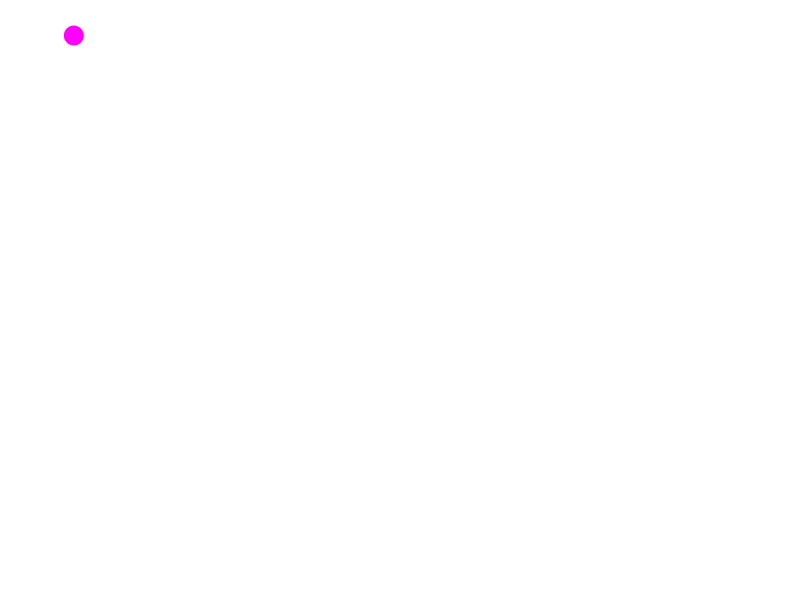
Frame 1 (no input)
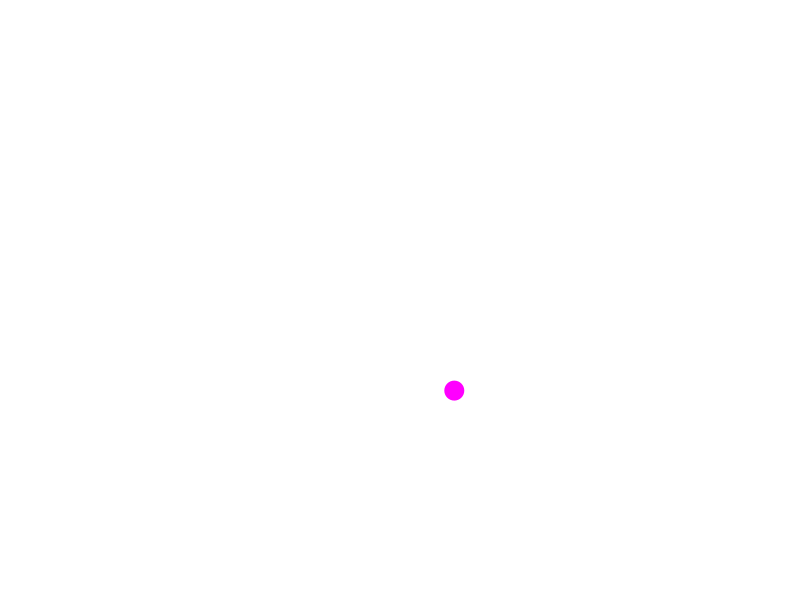
Frame 60 (the mouse pressed at the canvas centre just before this capture)
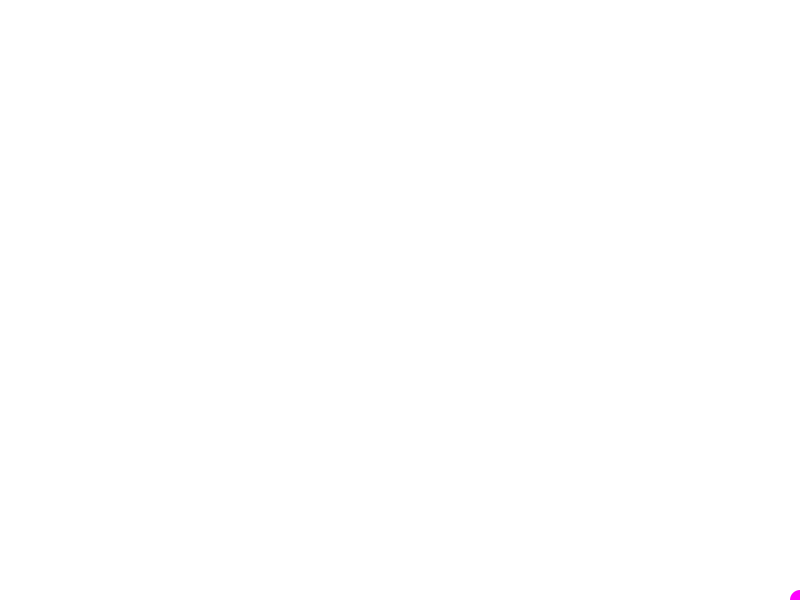
Frame 120 (the mouse held since frame 60 and released just before this capture)

The Processing sketch that drew these frames (run headless with seeded random() and noise(); from frame 60 on, the mouse is pressed at the canvas centre):

// Processing sketch: DontTouchMe
// ── DontTouchMe.pde
Me me = new Me();

void setup() {
  size(800, 600);
}

void draw() {
  //speed = map(mouseX, 0, width, 0, 50);
  background(255);
  me.move();
  me.show();
}
// ── Me.pde
class Me {
  float x = random(0, width);
  float y = random(0, height);
  float xspeed = 0;
  float yspeed = 0;
  float thick = 20;
  
  void move() {
    float xdist = x - mouseX;
    float ydist = y - mouseY;
    float dist = sqrt(sq((xdist)) + sq(ydist));
    float xdir = xdist / abs(xdist);
    float ydir = ydist / abs(ydist);
    
    print(xdist, "\n");
    
    xspeed = map(xdist, 0, width, 10, 0);
    yspeed = map(ydist, 0, height, 10, 0);
    x = x + xspeed * xdir;
    y = y + yspeed * ydir;
    
    stop();
  }
  
  void stop() {
    if (x > width) {
      x = width;
    } else if (x < 0) {
      x = 0;
    }
    
    if (y > height) {
      y = height;
    } else if (y < 0) {
      y = 0; 
    }
    
  }
  
  void show() {
    fill(255, 0, 255);
    noStroke();
    ellipse(x, y, thick, thick);
  }
  
}
